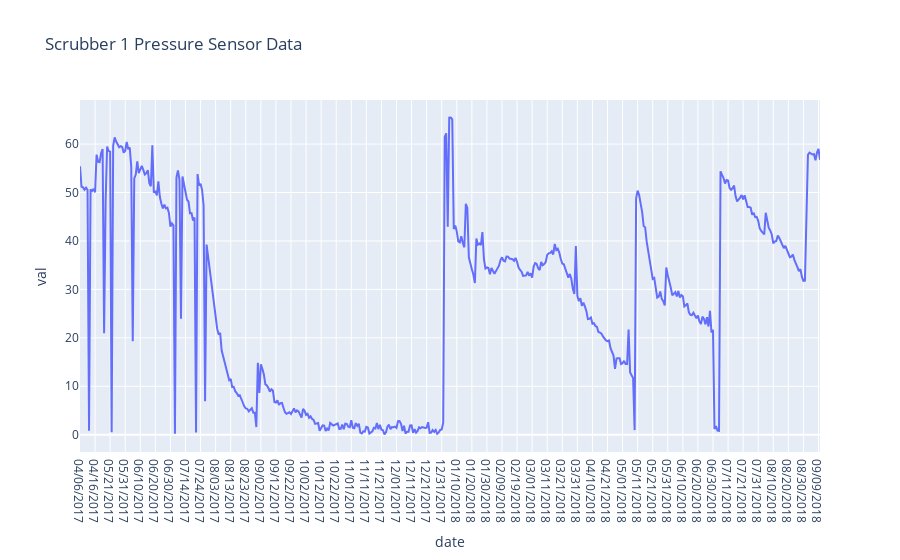

The cell this chart's notebook holds for it:
### Markdown cell above
### 3. Data visualization for analysis

### Code cell
fig = px.line(sc1_pt, x="date", y="val", title='Scrubber 1 Pressure Sensor Data')
fig.show()

### Figure 1 — Plotly figure (JSON) as saved in the notebook; plotly's stock layout.template omitted (floating-point values rounded to 4 significant figures; data arrays with more than 128 entries replaced by an {"elided": "..."} marker saying what was removed)
{"data": [{"hovertemplate": "date=%{x}<br>val=%{y}<extra></extra>", "legendgroup": "", "line": {"color": "#636efa", "dash": "solid"}, "mode": "lines", "name": "", "orientation": "v", "showlegend": false, "type": "scatter", "x": {"elided": "492 str values"}, "xaxis": "x", "y": {"elided": "492 float values"}, "yaxis": "y"}], "layout": {"legend": {"tracegroupgap": 0}, "title": {"text": "Scrubber 1 Pressure Sensor Data"}, "xaxis": {"anchor": "y", "domain": [0, 1], "title": {"text": "date"}}, "yaxis": {"anchor": "x", "domain": [0, 1], "title": {"text": "val"}}}}
